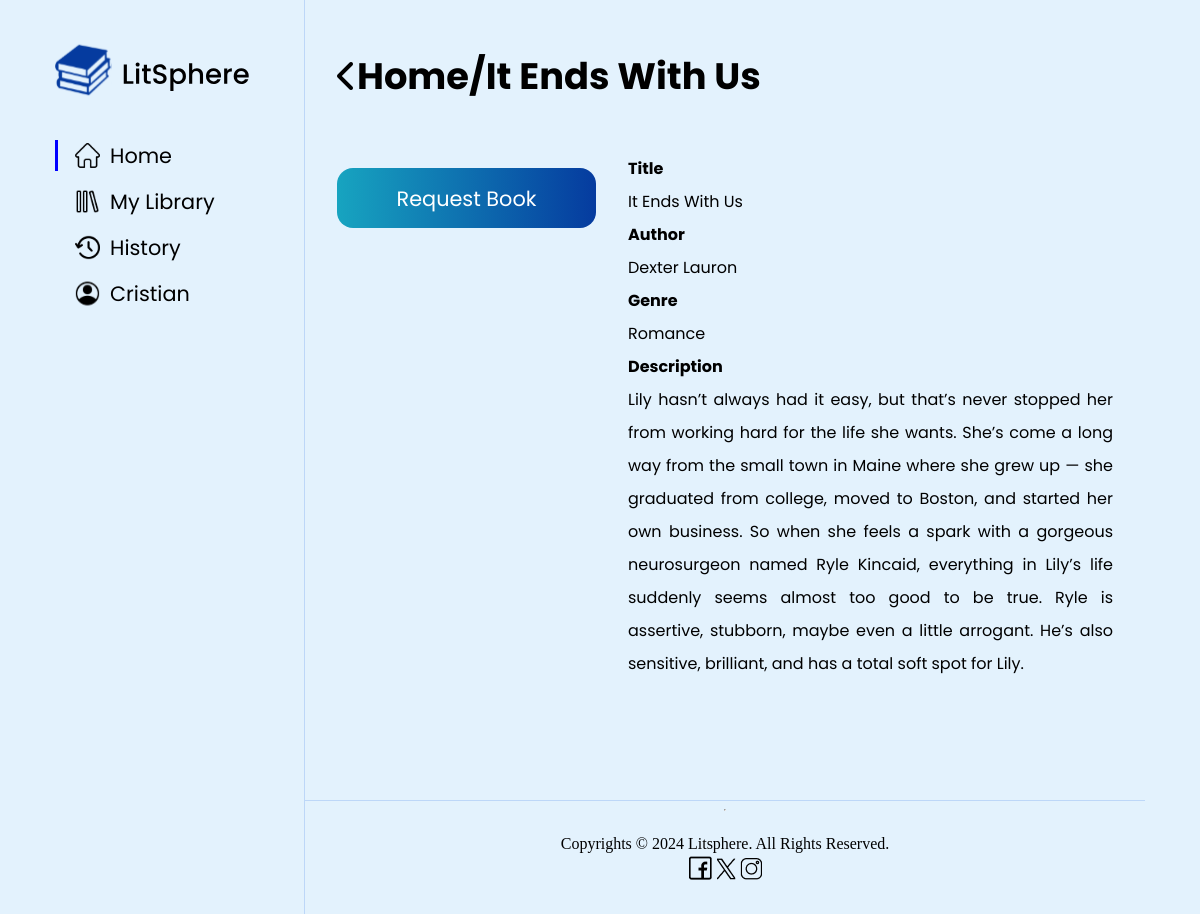
Screenshot of /dashboard/bookpage.php?book_id=1 (signed in) with the database file from the repository.
### tables this page shows
CREATE TABLE `books` (
  `BookID` int(11) NOT NULL,
  `Title` varchar(255) NOT NULL,
  `AuthorName` varchar(255) NOT NULL,
  `Genre` varchar(100) DEFAULT NULL,
  `CoverImageURL` varchar(255) DEFAULT NULL,
  `Description` text DEFAULT NULL,
  `Status` enum('Available','Borrowed') DEFAULT 'Available'
);

### dashboard/bookpage.php (the view, shortened to what this page needs)
<?php
include('../connection.php');
$bookID = isset($_GET['book_id']) ? intval($_GET['book_id']) : 0;
$bookQuery = $conn->prepare("SELECT * FROM Books WHERE BookID = ?");
$bookQuery->bind_param("i", $bookID);
$bookQuery->execute();
$bookResult = $bookQuery->get_result();
$book = $bookResult->fetch_assoc();
?>
<!doctype HTML>
<html>
    <head>
        <link rel="stylesheet" href="reader.css">
        <link rel="stylesheet" href="https://cdnjs.cloudflare.com/ajax/libs/font-awesome/6.6.0/css/all.min.css" />
    </head>
    <body>
        <div class="parent">
            <nav class="nav_container">
                <ul>
                    <img src="/nav_icon/Logo and Name.svg" alt="Logo & Name" style="width: 200px; height: 90px; margin-bottom: 25px; margin-top: 25px;">
                    <li>
                        <a href="bookprev.php" class="active">
                            <img src="/nav_icon/Home Icon.svg" alt="Home">
                            <span class="nav_item">Home</span>
                        </a>
                    </li>
                    <li>
                        <a href="mylib.php">
                            <img src="/nav_icon/Library Icon.svg" alt="Library">
                            <span class="nav_item">My Library</span>
                        </a>
                    </li>
                    <li>
                        <a href="history.php">
                            <img src="/nav_icon/History Icon.svg" alt="History">
                            <span class="nav_item">History</span>
                        </a>
                    </li>
                    <li>
                        <a href="profile.php">
                            <img src="/nav_icon/Profile Icon.svg" alt="Profile">
                            <span class="nav_item">
                                <?php
                                    if (isset($_SESSION['fname'])) {
                                        echo htmlspecialchars($_SESSION['fname']);
                                    } else {
                                        echo "Guest";
                                    }
                                ?>
                            </span>
                        </a>
                    </li>
                </ul>
            </nav>
            <div class="content_wrapper">
                <div class="content_container">
                    <div class="current_page">
                        <i class="fa-solid fa-chevron-left fa-2x"></i>
                        <h3>Home/It Ends With Us</h3>
                    </div>
                    <div class="book_page">
                        <div class="req_book">
                            <button id="requestButton">Request Book</button>
                        </div>
                        <div class="book_deets">
                            <h6 class="header">Title</h6>
                            <p><?php echo htmlspecialchars($book['Title']); ?></p>
                            <h6 class="header">Author</h6>
                            <p><?php echo htmlspecialchars($book['AuthorName']); ?></p>
                            <h6 class="header">Genre</h6>
                            <p><?php echo htmlspecialchars($book['Genre']); ?></p>
                            <h6 class="header">Description</h6>
                            <p><?php echo nl2br(htmlspecialchars($book['Description'])); ?></p>
                        </div>
                    </div>
                </div>
                <footer>
                    <hr>
                    <p>Copyrights &#169; 2024 Litsphere. All Rights Reserved.</p>
                    <div class="iContainer">
                        <a href="#"><img src="/footer_icon/Facebook Logo.png" alt="Facebook Logo"></a>
                        <a href="#"><img src="/footer_icon/Twitter Logo.png" alt="Twitter Logo"></a>
                        <a href="#"><img src="/footer_icon/Instagram Logo.png" alt="Instagram Logo"></a>
                    </div>
                </footer>
            </div>
        </div>
    </body>
</html>

### dashboard/reader.css (style rules this page uses)
* { box-sizing: border-box; }
body { margin: 0; background-color: #E3F2FD; }
.parent { display: flex; flex-direction: row; margin: auto; justify-content: center; width: 100%; }
.nav_container { display: flex; flex-direction: column; width: 250px; border-right: 1px solid; border-right-color: #5185e641; position: relative; top: 0; bottom: 0; left: 0; min-height: 100vh; }
.nav_container a { display: flex; flex-direction: row; align-items: center; font-family: 'Poppins'; text-decoration: none; font-size: 1.3rem; width: 75%; color: black; margin-bottom: 15px; margin-right: 15px; padding-left: 20px; }
.active { border-left: 3px solid blue; padding-left: 17px !important; }
ul { padding: 0px; margin: 0; display: flex; flex-direction: column; }
li img { width: 25px; height: 25px; margin-right: 10px; }
ul li { position: relative; list-style: none; }
.content_wrapper { width: 70%; }
.content_wrapper a { text-decoration: none; color:white; }
.content_container { position: relative; display: flex; flex-direction: column; padding-top: 3rem; padding-bottom: 3rem; padding-left: 2rem; padding-right: 2rem; min-height: 100vh; }
footer { display: flex; flex-direction: column; border-top: 1px solid; border-top-color: #5185e641; text-align: center; }
footer p { margin-bottom: 3px; }
.iContainer { margin-bottom: 30px; }
.book_page { margin-top: 2rem; display: flex; }
.current_page { display: flex; height: 10%; align-items: center; }
.current_page h3 { font-family: 'Poppins'; font-size: 2.3rem; margin: 0; }
.req_book { display: flex; flex-direction: column; }
.req_book button { font-family: 'Poppins'; font-size: 1.3rem; color: white; border: none; border-radius: 16px; height: 60px; width: 259px; background-image: linear-gradient(to right, #17A4C0, #053B9F); }
.book_deets { margin-left: 2rem; margin-top: 1rem; display: flex; flex-direction: column; align-items: stretch; line-height: 33px; }
.book_deets .header { font-family: 'Poppins'; margin: 0; font-size: 1rem; }
.book_deets p { font-family: 'Poppins'; margin: 0; text-align: justify; }

### rows the page displays
books: Title "It Ends With Us", AuthorName "Dexter Lauron", Genre "Romance", Description "Lily hasn’t always had it easy, but that’s never stopped her from working hard for the life she wants. She’s come a long way from the small town in Maine where she grew up — she graduated from college, moved to Boston, and started her own business. So when she feels a spark with a gorgeous neurosurgeon named Ryle Kincaid, everything in Lily’s life suddenly seems almost too good to be true. Ryle is assertive, stubborn, maybe even a little arrogant. He’s also sensitive, brilliant, and has a total soft spot for Lily."

### other values shown
$_SESSION['fname'] "Cristian"
